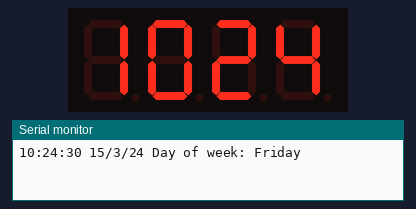
The sketch below on a simulated Arduino Uno, built with avr-gcc and run on an emulated ATmega328P. Parts: 4-digit seven-segment display, the last lines printed to the serial monitor. Wiring (inferred from the names in the program): DS3231 clock at I2C address 0x68. The local clock reads 2024-03-15 10:24:30 at power-on unless the sketch sets it.

Above: at 0.1 s.
At 120.1 s:
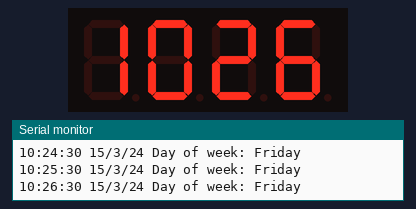

The sketch:

show-time-on-tm1650.ino
```cpp
#include "Wire.h"
#include <TM1650.h>

#define DS3231_I2C_ADDRESS 0x68
TM1650 d;
byte second, minute, hour, dayOfWeek, dayOfMonth, month, year;
char time_array[5] = "helo";

// Convert normal decimal numbers to binary coded decimal
byte decToBcd(byte val)
{
  return( (val/10*16) + (val%10) );
}
// Convert binary coded decimal to normal decimal numbers
byte bcdToDec(byte val)
{
  return( (val/16*10) + (val%16) );
}
void setup()
{
  Wire.begin();
  Serial.begin(9600);
  d.init();
  d.setBrightness(TM1650_MIN_BRIGHT);
  d.displayOn();
}
void setDS3231time(byte second, byte minute, byte hour, byte dayOfWeek, byte
dayOfMonth, byte month, byte year)
{
  // sets time and date data to DS3231
  Wire.beginTransmission(DS3231_I2C_ADDRESS);
  Wire.write(0); // set next input to start at the seconds register
  Wire.write(decToBcd(second)); // set seconds
  Wire.write(decToBcd(minute)); // set minutes
  Wire.write(decToBcd(hour)); // set hours
  Wire.write(decToBcd(dayOfWeek)); // set day of week (1=Sunday, 7=Saturday)
  Wire.write(decToBcd(dayOfMonth)); // set date (1 to 31)
  Wire.write(decToBcd(month)); // set month
  Wire.write(decToBcd(year)); // set year (0 to 99)
  Wire.endTransmission();
}

void readDS3231time(byte *second,
byte *minute,
byte *hour,
byte *dayOfWeek,
byte *dayOfMonth,
byte *month,
byte *year)
{
  Wire.beginTransmission(DS3231_I2C_ADDRESS);
  Wire.write(0); // set DS3231 register pointer to 00h
  Wire.endTransmission();
  Wire.requestFrom(DS3231_I2C_ADDRESS, 7);
  // request seven bytes of data from DS3231 starting from register 00h
  *second = bcdToDec(Wire.read() & 0x7f);
  *minute = bcdToDec(Wire.read());
  *hour = bcdToDec(Wire.read() & 0x3f);
  *dayOfWeek = bcdToDec(Wire.read());
  *dayOfMonth = bcdToDec(Wire.read());
  *month = bcdToDec(Wire.read());
  *year = bcdToDec(Wire.read());
}
void displayTime()
{

  // retrieve data from DS3231
  readDS3231time(&second, &minute, &hour, &dayOfWeek, &dayOfMonth, &month,
  &year);
  // send it to the serial monitor
  Serial.print(hour, DEC);
  // convert the byte variable to a decimal number when displayed
  Serial.print(":");
  if (minute<10)
  {
    Serial.print("0");
  }
  Serial.print(minute, DEC);
  Serial.print(":");
  if (second<10)
  {
    Serial.print("0");
  }
  Serial.print(second, DEC);
  Serial.print(" ");
  Serial.print(dayOfMonth, DEC);
  Serial.print("/");
  Serial.print(month, DEC);
  Serial.print("/");
  Serial.print(year, DEC);
  Serial.print(" Day of week: ");
  switch(dayOfWeek){
  case 1:
    Serial.println("Sunday");
    break;
  case 2:
    Serial.println("Monday");
    break;
  case 3:
    Serial.println("Tuesday");
    break;
  case 4:
    Serial.println("Wednesday");
    break;
  case 5:
    Serial.println("Thursday");
    break;
  case 6:
    Serial.println("Friday");
    break;
  case 7:
    Serial.println("Saturday");
    break;
  }
}
void loop()
{
  readDS3231time(&second, &minute, &hour, &dayOfWeek, &dayOfMonth, &month, &year);
  if (hour < 10)
    time_array[0] = ' ';
  else
    time_array[0] = '1';
  if (hour > 12)
     time_array[1] = char(48 + (hour - 12) % 10);
  else time_array[1] = char(48 + (hour) % 10);

  time_array[2] = char(48 + (minute / 10) % 10);

  time_array[3] = char(48 + (minute % 10));

  d.displayString(time_array);
  displayTime();
  delay(60000); // every minute
}
```
